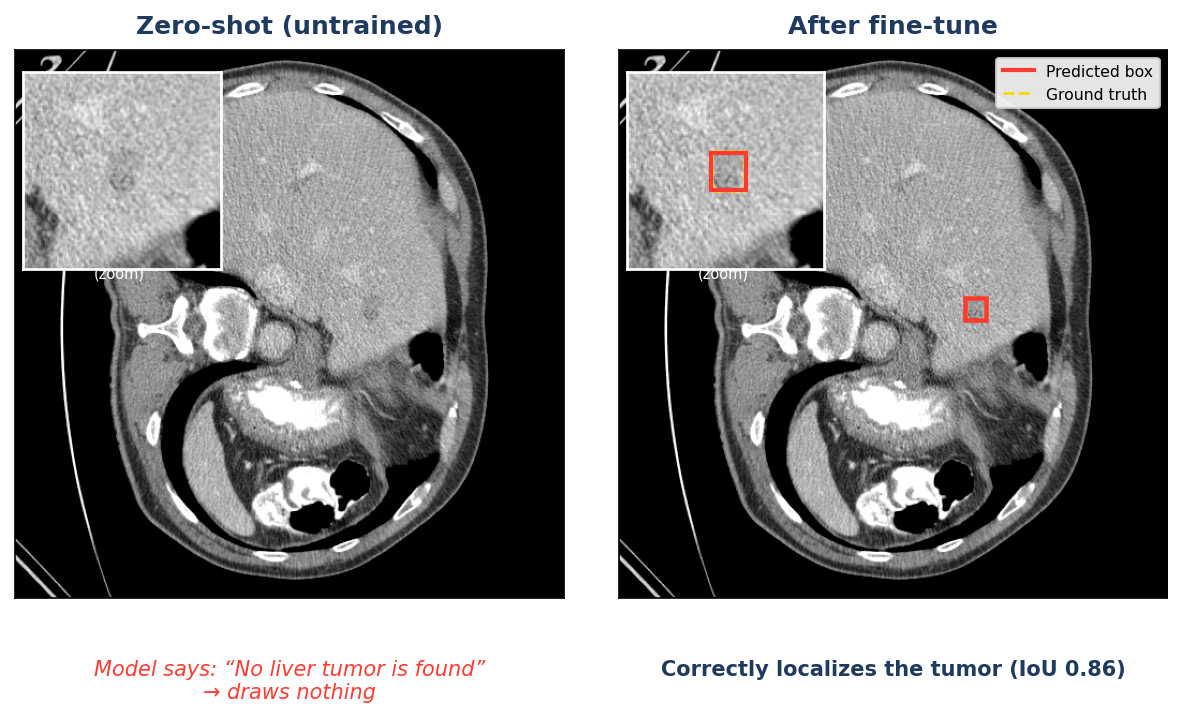
#> input picture seminar/code/before_after_qual_en.png, 1182 x 717 px, given in place of liver_014_pos_z355.png, which was not available
$ python build_qual.py
#> lines starting #> are read from the running program, lines starting #| are printed output that depends on the picture; pictures that were not available may be replaced by others from this repository, and a replacement may not be noted
# -*- coding: utf-8 -*-
"""Hình định tính before/after (VN+EN): box ĐỎ + zoom vùng u cho dễ nhìn. cwd=repo root."""
import sys; sys.stdout.reconfigure(encoding="utf-8")
import matplotlib; matplotlib.use("Agg")
import matplotlib.pyplot as plt
from matplotlib.patches import Rectangle
from PIL import Image
import numpy as np

plt.rcParams["font.family"]="DejaVu Sans"
NAVY="#1f3a5f"; RED="#ff3b30"; GREEN="#22c55e"; GREYT="#555"
IMG="seminar/code/data/data_liver_multi_v3/images/liver_014_pos_z355.png"
im=np.array(Image.open(IMG).convert("L")); H,W=im.shape
#> after `H, W = im.shape`: H = 717; W = 1182
def sc(b): return [b[0]/1000*W, b[1]/1000*H, b[2]/1000*W, b[3]/1000*H]
GT=sc([632,449,667,492]); PRED=sc([631,451,669,491])
#> after `GT = sc([632, 449, 667, 492])`: GT = [747, 321.9, 788.4, 352.8]
#> after `PRED = sc([631, 451, 669, 491])`: PRED = [745.8, 323.4, 790.8, 352]
cx=(PRED[0]+PRED[2])/2; cy=(PRED[1]+PRED[3])/2; half=55
#> after `cx = (PRED[0] + PRED[2]) / 2`: cx = 768.3
#> after `cy = (PRED[1] + PRED[3]) / 2`: cy = 337.7
x0,y0=int(cx-half),int(cy-half); x1c,y1c=int(cx+half),int(cy+half)
#> after `x0, y0 = (int(cx - half), int(cy - half))`: x0 = 713; y0 = 282
#> after `x1c, y1c = (int(cx + half), int(cy + half))`: x1c = 823
crop=im[y0:y1c, x0:x1c]
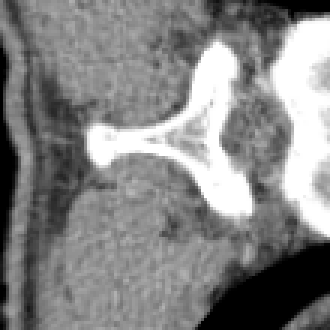
#> crop: shape (110, 110) (shown 3 times larger); min 0, max 255, mean 132.2

TXT={
 "vn":dict(t0="Zero-shot (chưa fine-tune)",t1="Sau fine-tune",
           c0="Model trả lời: “No liver tumor is found”\n→ không khoanh gì",
           c1="Khoanh trúng khối u (IoU 0.86)",lp="Box dự đoán",lg="Box thật (GT)",zoom="phóng to"),
 "en":dict(t0="Zero-shot (untrained)",t1="After fine-tune",
           c0="Model says: “No liver tumor is found”\n→ draws nothing",
           c1="Correctly localizes the tumor (IoU 0.86)",lp="Predicted box",lg="Ground truth",zoom="zoom"),
}
def inset(ax,boxes):
    ia=ax.inset_axes([0.015,0.60,0.36,0.36]); ia.imshow(crop,cmap="gray"); ia.set_xticks([]); ia.set_yticks([])
    for c,ls,lw,bb in boxes:
        ia.add_patch(Rectangle((bb[0]-x0,bb[1]-y0),bb[2]-bb[0],bb[3]-bb[1],fill=False,edgecolor=c,lw=lw,ls=ls))
    for sp in ia.spines.values(): sp.set_edgecolor("white"); sp.set_linewidth(1.3)
    ia.set_title("",fontsize=6)
    return ia

for lang,L in TXT.items():
    fig,ax=plt.subplots(1,2,figsize=(8.2,4.5),dpi=150)
    for a in ax: a.imshow(im,cmap="gray"); a.set_xticks([]); a.set_yticks([])
    # Panel A — zero-shot: không box, chỉ zoom vùng u (không box) + nhãn vùng
    ax[0].set_title(L["t0"],fontsize=12,fontweight="bold",color=NAVY,pad=8)
    inset(ax[0],[])  # zoom, không box
    ax[0].text(0.19,0.585,"("+L["zoom"]+")",transform=ax[0].transAxes,ha="center",fontsize=7,color="white")
    ax[0].text(0.5,-0.11,L["c0"],transform=ax[0].transAxes,ha="center",va="top",fontsize=10,color=RED,style="italic")
    # Panel B — sau fine-tune: box đỏ (pred) + vàng đứt (GT)
    ax[1].set_title(L["t1"],fontsize=12,fontweight="bold",color=NAVY,pad=8)
    ax[1].add_patch(Rectangle((GT[0],GT[1]),GT[2]-GT[0],GT[3]-GT[1],fill=False,edgecolor=GREEN,lw=1.4,ls="--"))
    ax[1].add_patch(Rectangle((PRED[0],PRED[1]),PRED[2]-PRED[0],PRED[3]-PRED[1],fill=False,edgecolor=RED,lw=2.2))
    inset(ax[1],[(GREEN,"--",1.2,GT),(RED,"-",2.0,PRED)])
    ax[1].text(0.19,0.585,"("+L["zoom"]+")",transform=ax[1].transAxes,ha="center",fontsize=7,color="white")
    ax[1].text(0.5,-0.11,L["c1"],transform=ax[1].transAxes,ha="center",va="top",fontsize=10,color=NAVY,fontweight="bold")
    ax[1].plot([],[],color=RED,lw=2,label=L["lp"]); ax[1].plot([],[],color=GREEN,lw=1.4,ls="--",label=L["lg"])
    ax[1].legend(loc="upper right",fontsize=7.5,framealpha=0.9)
    plt.tight_layout(rect=[0,0.05,1,1])
    out=f"seminar/code/before_after_qual_{lang}.png"
    plt.savefig(out,bbox_inches="tight",facecolor="white"); plt.close(); print("saved",out)
#> this loop made 2 passes
#> pass 1, `plt.savefig(out, bbox_inches='tight', facecolor='white')`:
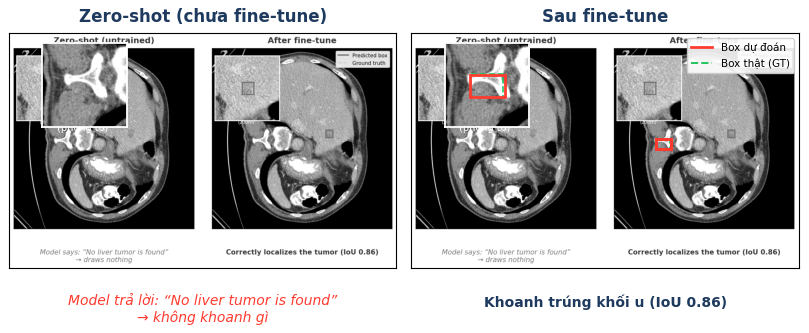
#> figure drawn by matplotlib, 2 panels
#> pass 2, `plt.savefig(out, bbox_inches='tight', facecolor='white')`:
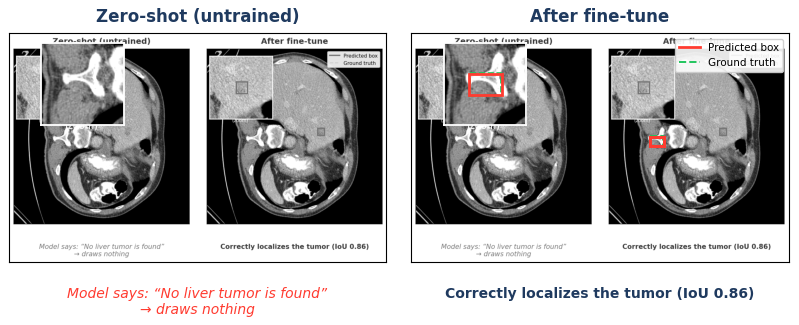
#> figure drawn by matplotlib, 2 panels
